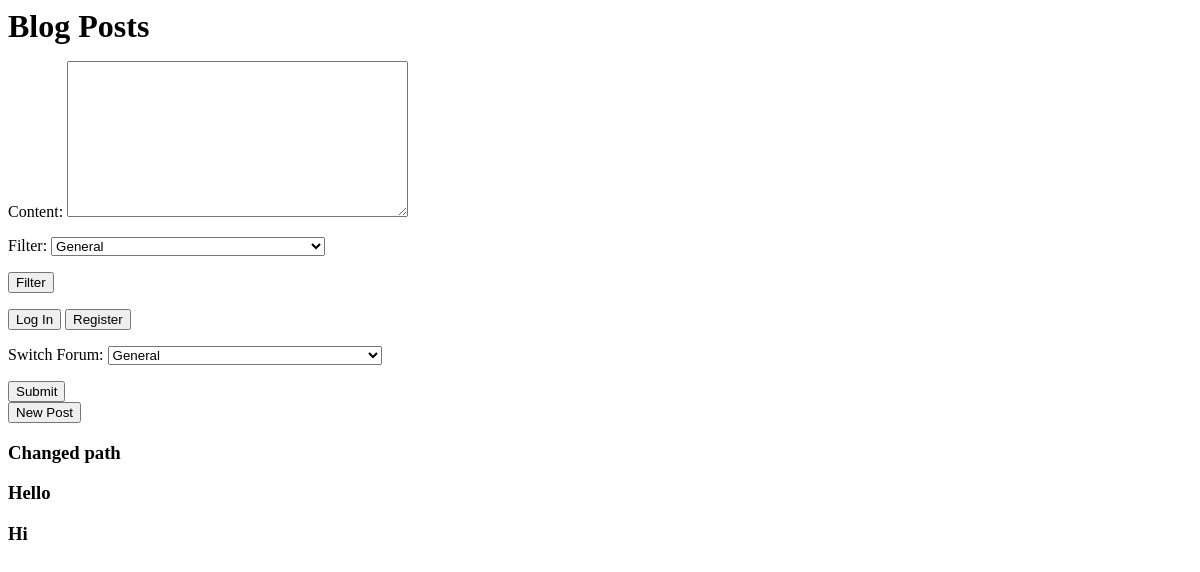
Before: /home/0/1/ with the older database file.
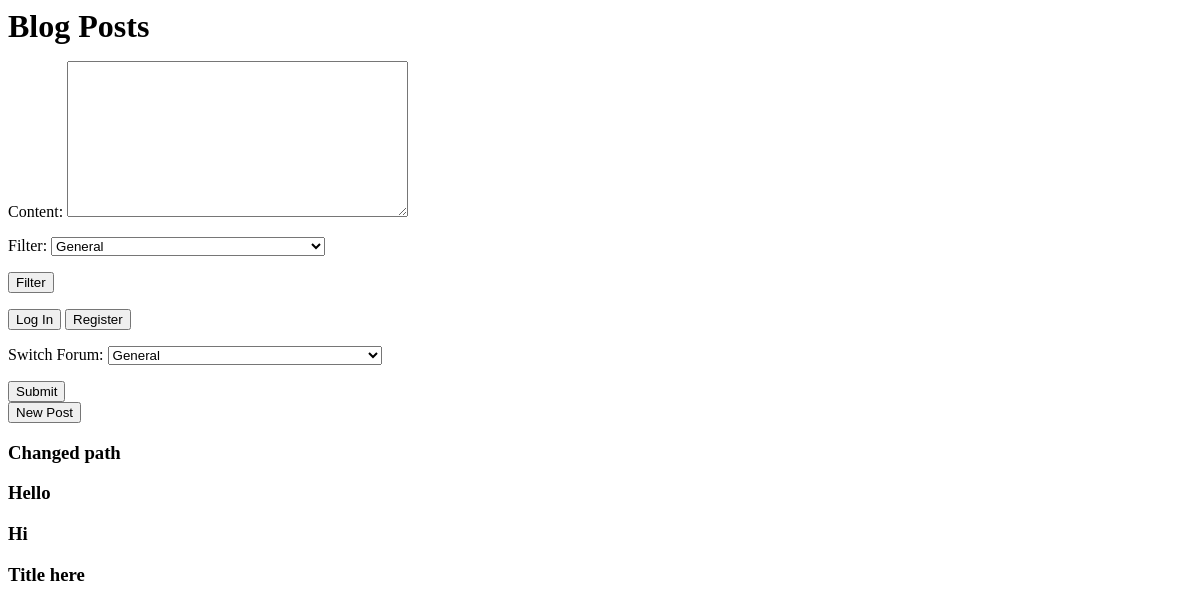
After: the same page with the newer database file.
### blog/models.py (models this page shows)
class UserPost(models.Model):
    post_ref = models.ForeignKey(Post, on_delete=models.CASCADE)
    user_ref = models.ForeignKey(User, on_delete=models.CASCADE)

### blog/views.py (the view)
# urls.py: path('home/<int:pk>/<int:page_number>/', views.fetch_posts,name='home'),
@csrf_protect
def fetch_posts(request, pk, page_number):
    posts = []
    if request.method == 'POST':
        form_type = request.POST.get('form_type')
        if form_type == 'search_filter_form':
            form = SearchForm(request.POST)
            if form.is_valid():
                substring = form.cleaned_data['content']
                posts = _get_page_object(
                    Paginator(
                        get_filtered_posts(UserPost.objects.select_related('post_ref')
                        .filter(
                            (Q(post_ref__title__icontains=substring)) |
                                           Q(post_ref__content__icontains=substring)) & Q(post_ref__forum_ref__id=pk))
                        if Forum.objects.filter(id=pk).exists()
                        else get_filtered_posts(UserPost.objects.select_related('post_ref')
                                                .filter(Q(post_ref__title__icontains=substring) |
                                                        Q(post_ref__content__icontains=substring))),
                        20
                    ), page_number
                ).object_list
        elif form_type == 'fetch_filter_forum':
            form = ForumForm(request.POST)
            if form.is_valid():
                return redirect('posts_forum', pk=form.cleaned_data.get('choices'), page_number=1)
    else:
        posts = _get_page_object(
            Paginator(
                get_filtered_posts(UserPost.objects.select_related('post_ref')
                                   .filter(post_ref__forum_ref__id=pk))
                if Forum.objects.filter(id=pk).exists()
                else get_filtered_posts(UserPost.objects.select_related('post_ref'))
                ,20
            ), page_number
        ).object_list
    form = ForumForm()
    search_form = SearchForm()
    return render(request, 'home.html', {
        'posts' : posts,
        'page_number' : page_number,
        'forum_pk' : pk,
        'form' : form,
        'search_form' : search_form,
        'user' : request.user
    })

### blog/forms.py
class ForumForm(forms.Form):
    choices = forms.ChoiceField(
        label = "Switch Forum"
    )
    def __init__(self, *args, **kwargs):
        super().__init__(*args, **kwargs)
        list_var = [(0, "General")]
        list_var.extend([(forum.id, forum.title) for forum in Forum.objects.all()])
        self.fields['choices'].choices = list_var

class SearchForm(forms.Form):
    content = forms.CharField(
        widget=forms.Textarea(
            attrs={
                'class' : 'form-control'
            }
        )
    )
    choices = forms.ChoiceField(
        label="Filter"
    )
    def __init__(self, *args, **kwargs):
        super().__init__(*args, **kwargs)
        list_var = [(0, "General")]
        list_var.extend([(forum.id, forum.title) for forum in Forum.objects.all()])
        self.fields['choices'].choices = list_var

### blog/views.py (called while the page is built)
def get_filtered_posts(_object):
    return _object.values(
        'post_ref__id',
        'post_ref__user_ref__username',
        'post_ref__title',
        'post_ref__content',
        'post_ref__created_at',
        'id'
    )

### blog/templates/home.html (shortened to what this page needs)
<!DOCTYPE html>
<html lang="en">
<head>
</head>
<body>
    <h1 style="display: inline">Blog Posts</h1>
    <form action="" method="post" style="display: inline;">
        {{ search_form.as_p }}
        <button type="submit">Filter</button>
    </form>
    {% if user.is_authenticated %}
        <button onclick="location.href = '{% url 'profile' %}'">Profile</button>
        <button onclick="location.href = '{% url 'logout' %}'">Log Out</button>
    {% else %}
        <button onclick="location.href = '{% url 'login' %}'">Log In</button>
        <button onclick="location.href = '{% url 'register' %}'">Register</button>
    {% endif %}
    <span>
        <div>
        <form action="" method="post">
            {{ form.as_p }}
            <button type="submit">Submit</button>
        </form>
        </div>
    </span>
    <button onclick= "location.href = '{% url 'new_post' forum_pk=forum_pk %}'">New Post</button>
    {% for post in posts %}
        <h3 onclick="location.href = '{% url 'post_detail' pk=post.id page_number=1 %}'">{{ post.post_ref__title }}</h3>
    {% endfor %}
</body>
</html>

Changed rows visible on the page:
added UserPost: post_ref__title "Title here"
